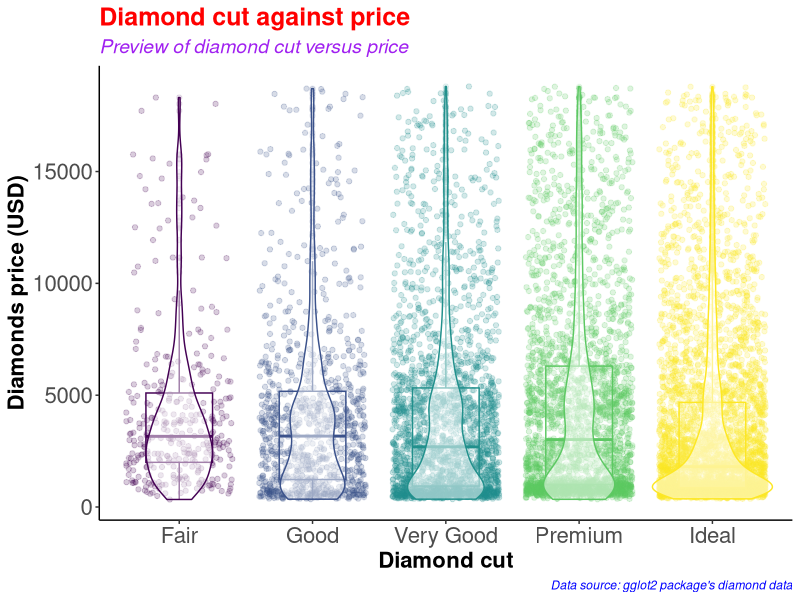
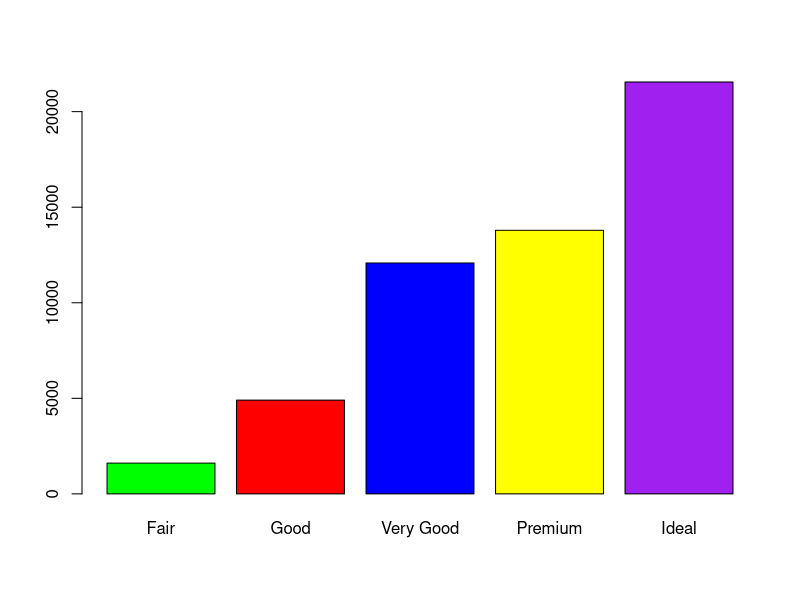
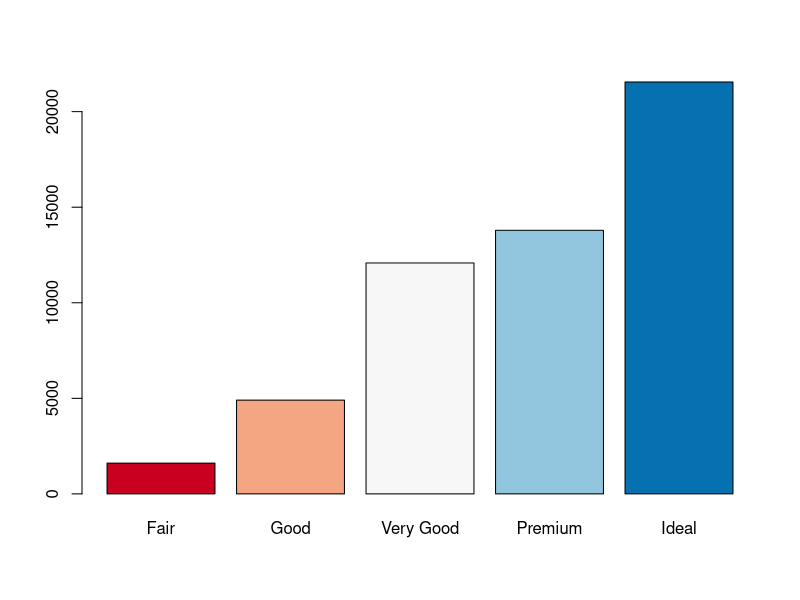
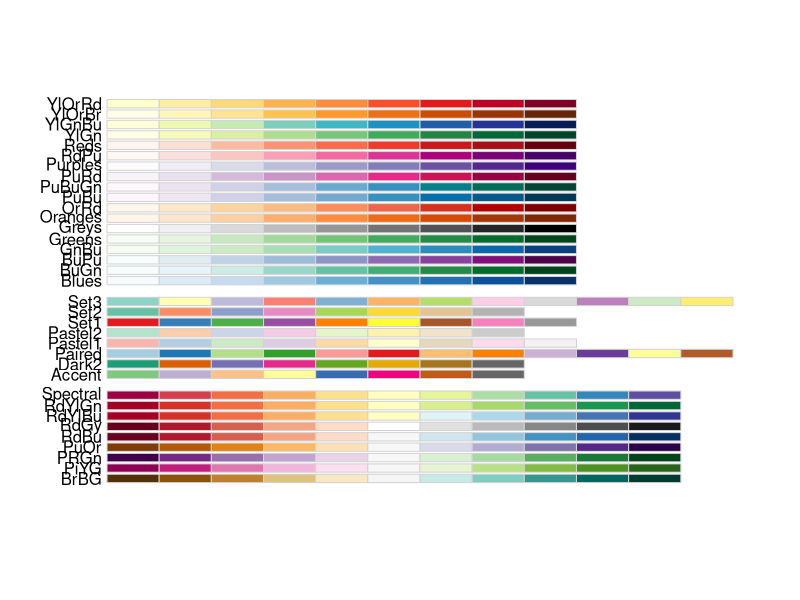
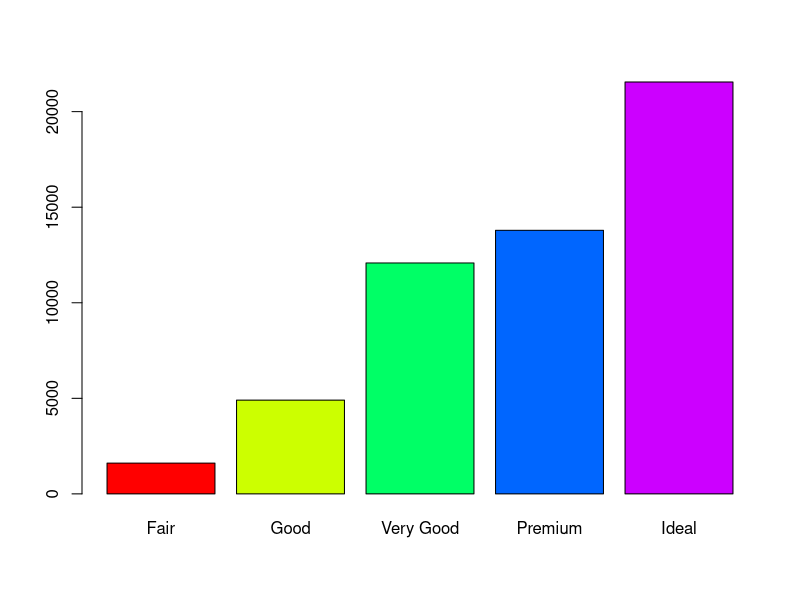
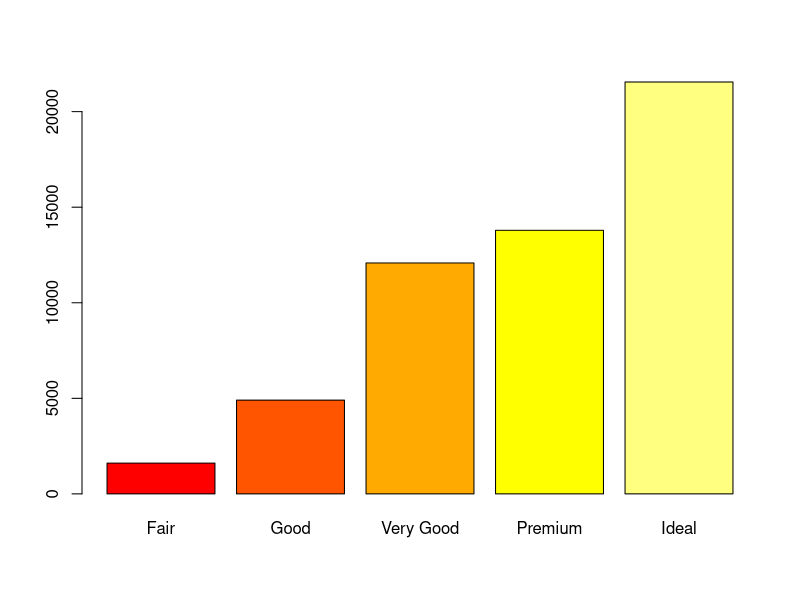
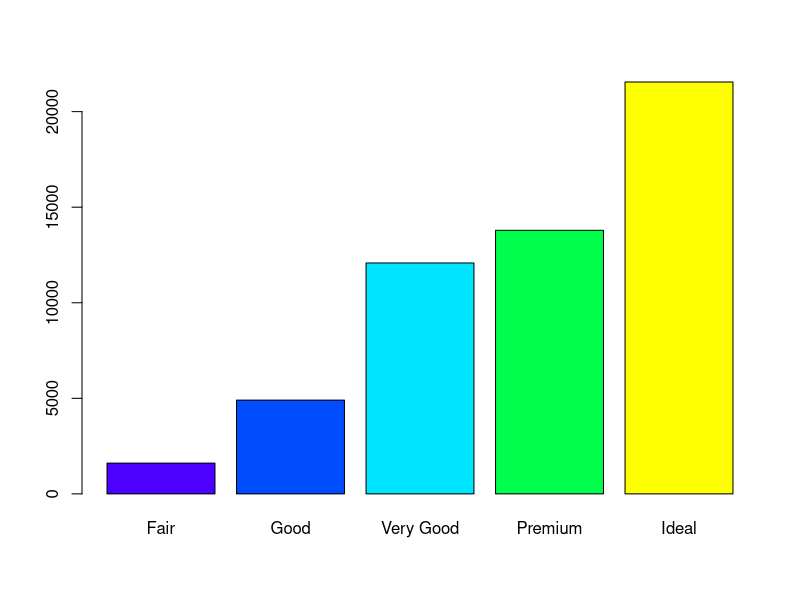
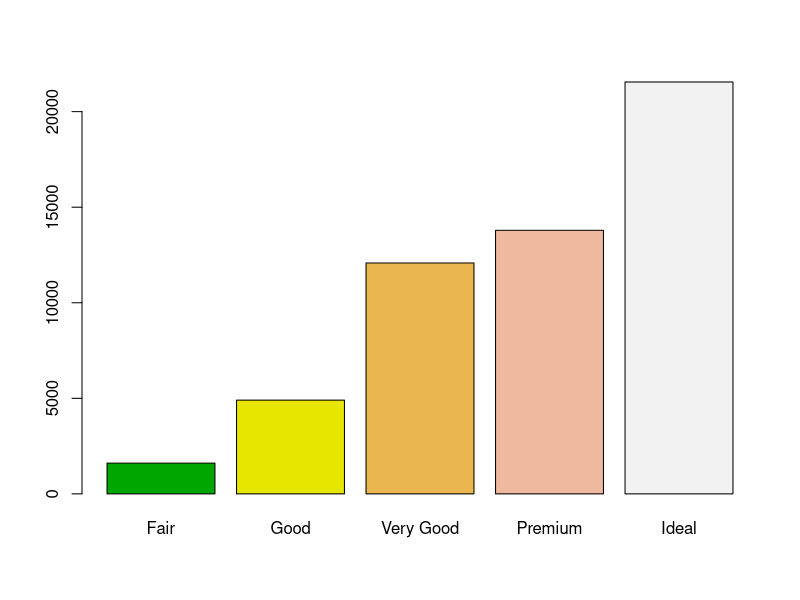

Source code (R) for these figures, in order:
#########################################
# Name: Wyclife Agumba Oluoch           #   
# E-mail: wyclifeoluoch@gmail.com       #
# GitHub: https://github.com/Wycology   #
# Task: Boxplot and violin plots in one #
# Date: 4th Jan 2021                    #
# Last edited: 24th June 2021           #
#########################################

# Loading the necessary libraries for the project

library(tidyverse) # This is for data wrangling and plotting.
library(RColorBrewer) # This is for generating color pallets for the plots.

diamonds_df <- diamonds # Saving the diamonds data-set to a new object in R.

head(diamonds) # Checking the variables in the data-set for subsequent analyses
nrow(diamonds) # Checking for the number of rows in the data. 53940 observations
ncol(diamonds) # Checking the number of variables in the data-set. 10 variables

diamonds_df %>% # Picking the diamonds data, and then
  slice_sample(n = 0.2*(nrow(diamonds))) %>% # Picking a portion of the data-set
  ggplot(aes(x = cut, y = price, color = cut)) + # Adding the mapping variables
  geom_point(position = "jitter", alpha = 0.2) + # Adding jitter and alpha
  geom_boxplot(alpha = 0.1, width = 0.5) + # Modifying dimensions of the boxplot 
  geom_violin(alpha = 0.5) + # Adding violin plot on top of the box and jitter
  theme_classic() + # Adding my preferred theme for publication.
  theme(legend.position = "none") + # Removing the legend; it is on the x-axis
  labs(x = "Diamond cut", # Labels the x-axis.
       y = "Diamonds price (USD)", # Labeling the y-axis
       title = "Diamond cut against price", # Setting tibble of the plot
       subtitle = "Preview of diamond cut versus price", # Descriptive title beneath TITLE
       caption = "Data source: gglot2 package's diamond data") +
  theme(axis.text = element_text(size=16), # Size of labels on tick-marks
        axis.title = element_text(size=16,face="bold")) + # Size of axis labels
  theme(plot.title = element_text(color = 'red', size = 18, face = 'bold'),
        plot.subtitle = element_text(color = 'purple', size = 14, face = 'italic'),
        plot.caption = element_text(color = 'blue', face = 'italic'))

diamonds %>% # Picking the diamonds data, and then
  filter(cut == 'Very Good') %>% # Picking the very good cut 
  nrow() # counting the number of rows with very good cut

diamonds %>% 
  select(cut) %>% 
  table() %>% 
  barplot(col = c('green', 'red', 'blue', 'yellow', 'purple'))

# Instead of specifying the colors, we can simply use the color brewer panel 

diamonds %>% 
  select(cut) %>% 
  table() %>% 
  barplot(col = brewer.pal(n = 5, name = "RdBu"))
# To display more brewer colors options to use, run the following function:

display.brewer.all()

# Can also use rainbow colors

diamonds %>% 
  select(cut) %>% 
  table() %>% 
  barplot(col = rainbow(5))

# Can also use heat.colors
diamonds %>% 
  select(cut) %>% 
  table() %>% 
  barplot(col = heat.colors(5))

# Can also use topographic colors

diamonds %>% 
  select(cut) %>% 
  table() %>% 
  barplot(col = topo.colors(5))

# Can also use terrain colors for the plot
diamonds %>% 
  select(cut) %>% 
  table() %>% 
  barplot(col = terrain.colors(5))

# Can also use cm.colors
diamonds %>% 
  select(cut) %>% 
  table() %>% 
  barplot(col = cm.colors(5)) 

# That is awesome. Good for the day.
